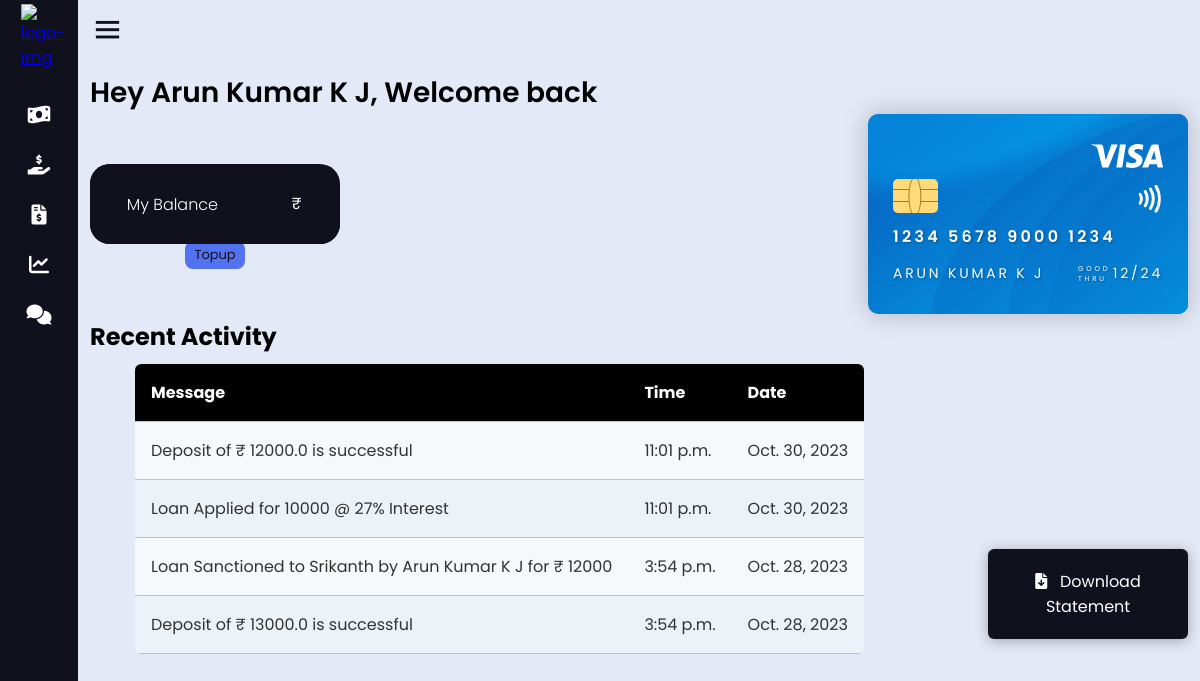
Page /dashboard (signed in) on the committed database.
### application/models.py (models this page shows)
class UserData(models.Model):
    Name=models.CharField(max_length=30,default="")
    Email=models.CharField(max_length=30,default="")
    Number=models.IntegerField(default="")
    Password=models.CharField(max_length=30,default="")
    PAN=models.CharField(max_length=30,default="")
    Balance=models.IntegerField(default="0")

class NotificationData(models.Model):
    LenderMail=models.CharField(max_length=100,default="")
    BorrowerMail=models.CharField(max_length=100,default="")
    Message=models.CharField(max_length=100,default="")
    Time=models.TimeField(default=datetime.datetime.now)
    Date=models.DateField(default=datetime.datetime.now)

### application/views.py (the view)
# urls.py: path('dashboard',views.dashboard,name="dashboard"),
def dashboard(request):
    currentuser=UserData.objects.get(Email=request.session['email'])
    notifications=NotificationData.objects.all()
    return render(request,"dashboard.html",{'name':request.session['name'],'uppercase':request.session['name'].upper(),'balance':request.session['balance'],'error':None,'report':None,'notifications':notifications,'currentusermail':currentuser.Email})

### templates/dashboard.html (shortened to what this page needs)
<!DOCTYPE html>
<html lang="en" dir="ltr">
<head>
  {% load static %}
  <link rel='stylesheet' href='https://pro.fontawesome.com/releases/v5.7.0/css/all.css'>
  <link rel="stylesheet" href="https://cdnjs.cloudflare.com/ajax/libs/font-awesome/6.0.0/css/all.min.css">
  <link href='https://unpkg.com/boxicons@2.0.7/css/boxicons.min.css' rel='stylesheet'>
</head>
<body>
  <div class="sidebar close">
    <div class="logo-details">
      <a href="dashboard"><img
          src="https://firebasestorage.googleapis.com/v0/b/blog-application-16fb6.appspot.com/o/Images%2Ff6df9aba-e049-43c2-8b64-7795d71d19f9?alt=media&token=f2003e80-bd92-4f75-9e77-20de4f43a41e"
          style="height:44px; width:32px;margin-left: 21px;margin-top: 14px" alt="logo-img"></img></a>
    </div>
    <ul class="nav-links">
      <li>
        <a>
          <a href="applyloan">
            <i class='fas fa-money-bill-wave'></i>
          </a>
        </a>
      </li>
      <li>
        <a>
          <a href="viewapplications">
            <i class='fas fa-hand-holding-usd'></i>
          </a>
        </a>
      </li>
      <li>
        <a>
          <a href="myloans">
            <i class='fas fa-file-invoice-dollar'></i>
          </a>
        </a>
      </li>
      <li>
        <a>
          <a href="trackrepayments">
            <i class='fas fa-chart-line'></i>
          </a>
        </a>
      </li>
      <li>
        <a>
          <a href="chat">
            <i class='fas fa-comments'></i>
          </a>
        </a>
      </li>
    </ul>
  </div>
  <section class="home-section">
    <div class="home-content">
      <i class='bx bx-menu'></i>
    </div>
    <br>
    <div class="welcome">
      <span class="text">Hey {{name}}, Welcome back</span>
    </div>
    <br>
    <br>
    <div class="card" style="margin-top: -50px;">
      <div class="card-inner">
        <div class="card-front">
          <div class="card-bg"></div>
          <div class="card-glow"></div>
          <div class="card-contactless">
            <svg xmlns="http://www.w3.org/2000/svg" width="46" height="56">
              <path fill="none" stroke="#f9f9f9" stroke-width="6" stroke-linecap="round" d="m35,3a50,50 0 0,1 0,50M24,8.5a39,39 0 0,1 0,39M13.5,13.55a28.2,28.5
    0 0,1 0,28.5M3,19a18,17 0 0,1 0,18" />
            </svg>
          </div>
          <div class="card-chip"></div>
          <div class="card-holder">{{uppercase}}</div>
          <div class="card-number">1234 5678 9000 1234</div>
          <div class="card-valid">12/24</div>
        </div>
        <div class="card-back">
          <div class="card-signature">{{name}}</div>
          <div class="card-seccode">123</div>
        </div>
      </div>
    </div>
    <div class="header" name="balance" style="width:250px;">
      <div class="header-summary">
        <div class="summary-text">
          My Balance
        </div>
      </div>
      <div class="header-summary">
        <div class="summary-balance">
          <span>₹ </span>
        </div>
      </div>
    </div>
    <div
      style="height: 28px;align-content: center;width: 60px; margin-top:-3px;border-radius: 8px;background-color: #5372F0;display: flex; align-items: center; justify-content: center;margin-left: 95px">
      <a href="deposit" style="text-decoration: none;text-align: center;font-size: small;color: #11101d;">
        <p>Topup</p>
      </a>
    </div><br><br>
    <div class="button" style="margin-top: 230px;">
      <a class="download" href="report" style="text-decoration: none;">
        <div style="color: #fff;"><i class='fas fa-file-download'></i>&nbsp&nbsp Download Statement</div>
      </a>
    </div>
    <h3>Recent Activity</h3>
    <div style="margin-top: 10px;">
      <table class="rwd-table" style="margin-left: 45px;">
        <tbody>
          {% if notifications %}
          <tr>
            <th>Message</th>
            <th>Time</th>
            <th>Date</th>
          </tr>
          {% endif %}
          {% for x in notifications reversed %}
          {% if x.LenderMail == currentusermail or x.BorrowerMail == currentusermail %}
          <tr>
            <td data-th="Message">
              {{x.Message}}
            </td>
            <td data-th="Time">
              {{x.Time}}
            </td>
            <td data-th="Date">
              {{x.Date}}
            </td>
          </tr>
          {% endif %}
          {% endfor %}
        </tbody>
      </table>
    </div>
  </section>
</body>
</html>

### rows in the picture
UserData: Name "Arun Kumar K J", Name "ARUN KUMAR K J"
NotificationData: Message "Deposit of ₹ 12000.0 is successful", Time "11:01 p.m.", Date "Oct. 30, 2023"
NotificationData: Message "Loan Applied for 10000 @ 27% Interest", Time "11:01 p.m.", Date "Oct. 30, 2023"
NotificationData: Message "Loan Sanctioned to Srikanth by Arun Kumar K J for ₹ 12000", Time "3:54 p.m.", Date "Oct. 28, 2023"
NotificationData: Message "Deposit of ₹ 13000.0 is successful", Time "3:54 p.m.", Date "Oct. 28, 2023"
